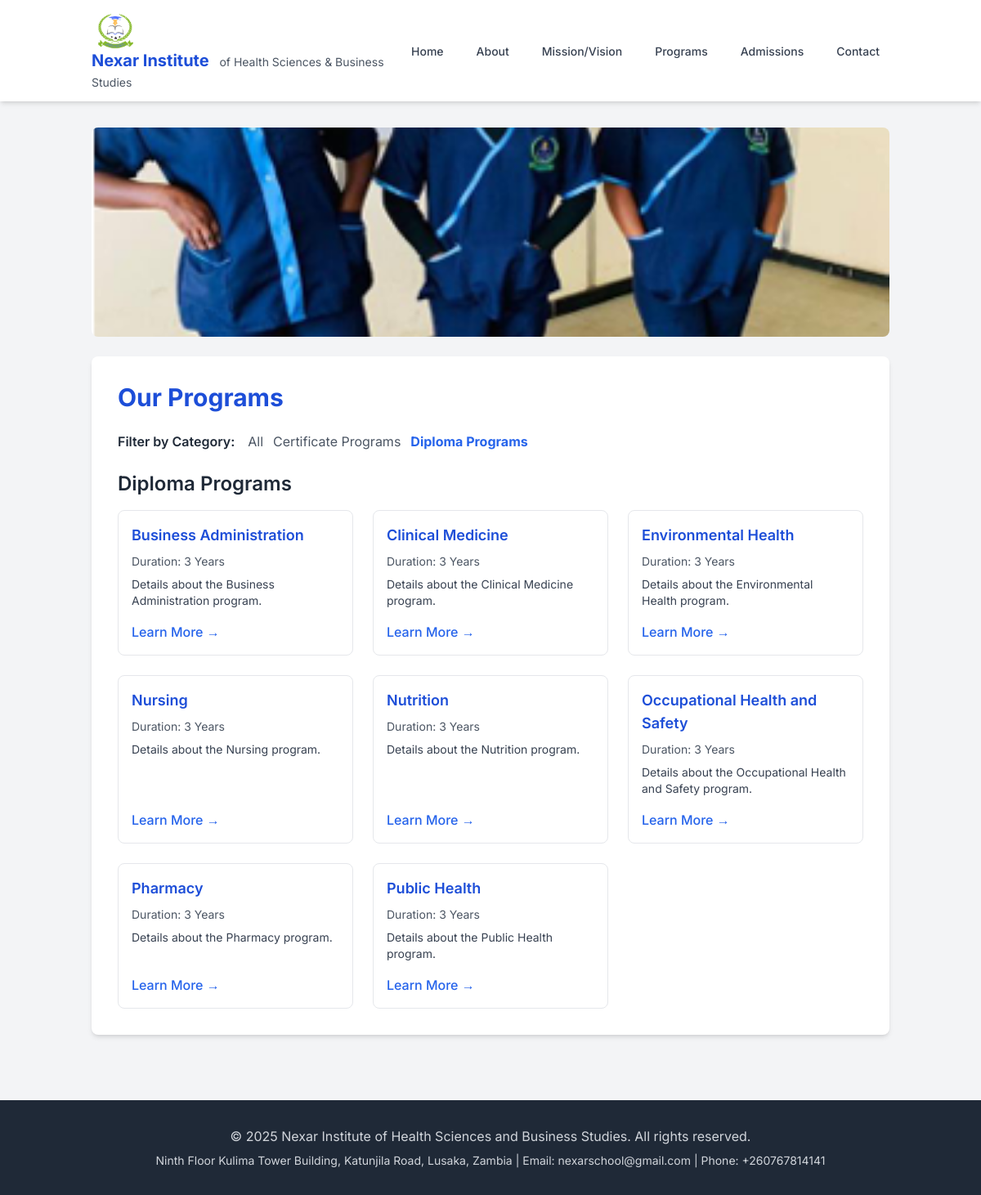
/programs/category/diploma-programs/, run on the app's committed database.
### programs/models.py (models this page shows, shortened)
class ProgramCategory(models.Model):
    name = models.CharField(max_length=100, unique=True)
    slug = models.SlugField(max_length=110, unique=True, help_text="URL-friendly version of the name")
    class Meta:
        verbose_name_plural = "Program Categories"
        ordering = ['name']

class Program(models.Model):
    category = models.ForeignKey(ProgramCategory, on_delete=models.PROTECT, related_name='programs')
    title = models.CharField(max_length=200)
    slug = models.SlugField(max_length=210, unique=True, help_text="URL-friendly version of the title")
    description = models.TextField(blank=True, help_text="Detailed description of the program.")
    duration = models.CharField(max_length=100, help_text="e.g., 3 Years, 6 Months")
    is_active = models.BooleanField(default=True, help_text="Is this program currently offered?")
    created_at = models.DateTimeField(auto_now_add=True)
    updated_at = models.DateTimeField(auto_now=True)
    class Meta:
        ordering = ['category', 'title']
    def get_absolute_url(self):
        return reverse('programs:program_detail', kwargs={'category_slug': self.category.slug, 'program_slug': self.slug})

### programs/views.py (the view, shortened to what this page needs)
# urls.py: path('', ProgramListView.as_view(), name='program_list'),
class ProgramListView(ListView):
    model = Program
    template_name = 'programs/program_list.html'
    context_object_name = 'programs'
    def get_queryset(self):
        queryset = Program.objects.filter(is_active=True).select_related('category')
        category_slug = self.kwargs.get('category_slug')
        if category_slug:
            category = get_object_or_404(ProgramCategory, slug=category_slug)
            queryset = queryset.filter(category=category)
            self.category = category # Store category for context
        else:
            self.category = None
        return queryset
    def get_context_data(self, **kwargs):
        context = super().get_context_data(**kwargs)
        context['page_title'] = 'Our Programs'
        context['categories'] = ProgramCategory.objects.all()
        context['current_category'] = self.category
        if not Program.objects.exists():
             self._create_initial_programs()
        return context

### templates/programs/program_list.html (shortened to what this page needs)
{% extends "base.html" %}
{% load cms_tags %}
{% load static %}
{% block content %}
<img src="{% static 'images/programs.png' %}"
     alt="Programs Banner" class="w-full h-48 sm:h-64 object-cover rounded-lg mb-6"
     onerror="this.onerror=null; this.src='https://placehold.co/1200x300/cccccc/666666?text=Programs+Banner+Not+Found';">
<div class="bg-white p-6 sm:p-8 rounded-lg shadow-md">
    <h1 class="text-2xl sm:text-3xl font-bold text-blue-700 mb-6">{{ page_title }}</h1>
    <div class="mb-6 flex flex-wrap items-center gap-x-4 gap-y-2">
        <span class="font-semibold shrink-0">Filter by Category:</span>
        <div class="flex flex-wrap gap-x-3 gap-y-1">
            <a href="{% url 'programs:program_list' %}" class="{% if not current_category %}font-bold text-blue-600{% else %}text-gray-600 hover:text-blue-600{% endif %}">All</a>
            {% for category in categories %}
                <a href="{% url 'programs:program_list_by_category' category.slug %}"
                   class="{% if current_category == category %}font-bold text-blue-600{% else %}text-gray-600 hover:text-blue-600{% endif %}">
                    {{ category.name }}
                </a>
            {% endfor %}
        </div>
    </div>
    {% if current_category %}
        <h2 class="text-xl sm:text-2xl font-semibold text-gray-800 mb-4">{{ current_category.name }}</h2>
    {% endif %}
    {% regroup programs by category as programs_by_category %}
    {% for group in programs_by_category %}
        <div class="grid grid-cols-1 sm:grid-cols-2 lg:grid-cols-3 gap-6">
            {% for program in group.list %}
                <div class="border border-gray-200 rounded-lg p-4 hover:shadow-lg transition duration-200 flex flex-col">
                    <h3 class="text-lg font-semibold text-blue-700 mb-2">{{ program.title }}</h3>
                    <p class="text-sm text-gray-600 mb-2">Duration: {{ program.duration }}</p>
                    <p class="text-gray-700 mb-4 text-sm flex-grow">
                         {{ program.description|truncatewords:20 }}
                    </p>
                    <a href="{{ program.get_absolute_url }}" class="text-blue-600 hover:underline font-medium self-start mt-auto">Learn More →</a>
                </div>
            {% empty %}
                 <p class="text-gray-600 sm:col-span-2 lg:col-span-3">No programs found {% if current_category %} in this category{% endif %}.</p>
            {% endfor %}
        </div>
     {% empty %}
        <p class="text-gray-600">No programs are currently listed.</p>
     {% endfor %}
</div>
{% endblock %}

### templates/base.html (style rules this page uses)
body { font-family: 'Inter', sans-serif; }

### data on the page
ProgramCategory: name "Certificate Programs"
ProgramCategory: name "Diploma Programs"
Program: title "Business Administration", duration "3 Years", description "Details about the Business Administration program."
Program: title "Clinical Medicine", duration "3 Years", description "Details about the Clinical Medicine program."
Program: title "Environmental Health", duration "3 Years", description "Details about the Environmental Health program."
Program: title "Nursing", duration "3 Years", description "Details about the Nursing program."
Program: title "Nutrition", duration "3 Years", description "Details about the Nutrition program."
Program: title "Occupational Health and Safety", duration "3 Years", description "Details about the Occupational Health and Safety program."
Program: title "Pharmacy", duration "3 Years", description "Details about the Pharmacy program."
Program: title "Public Health", duration "3 Years", description "Details about the Public Health program."

### other printed values
{{ page_title }} "Our Programs"
